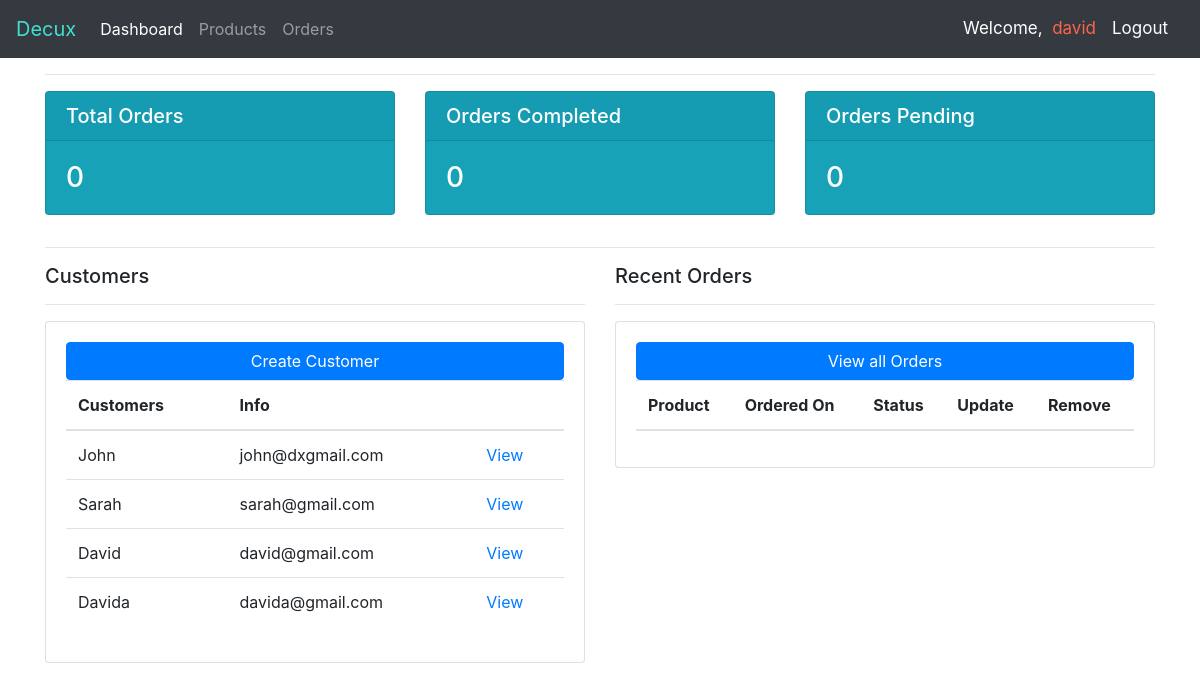
The app's page / (signed in), older data.
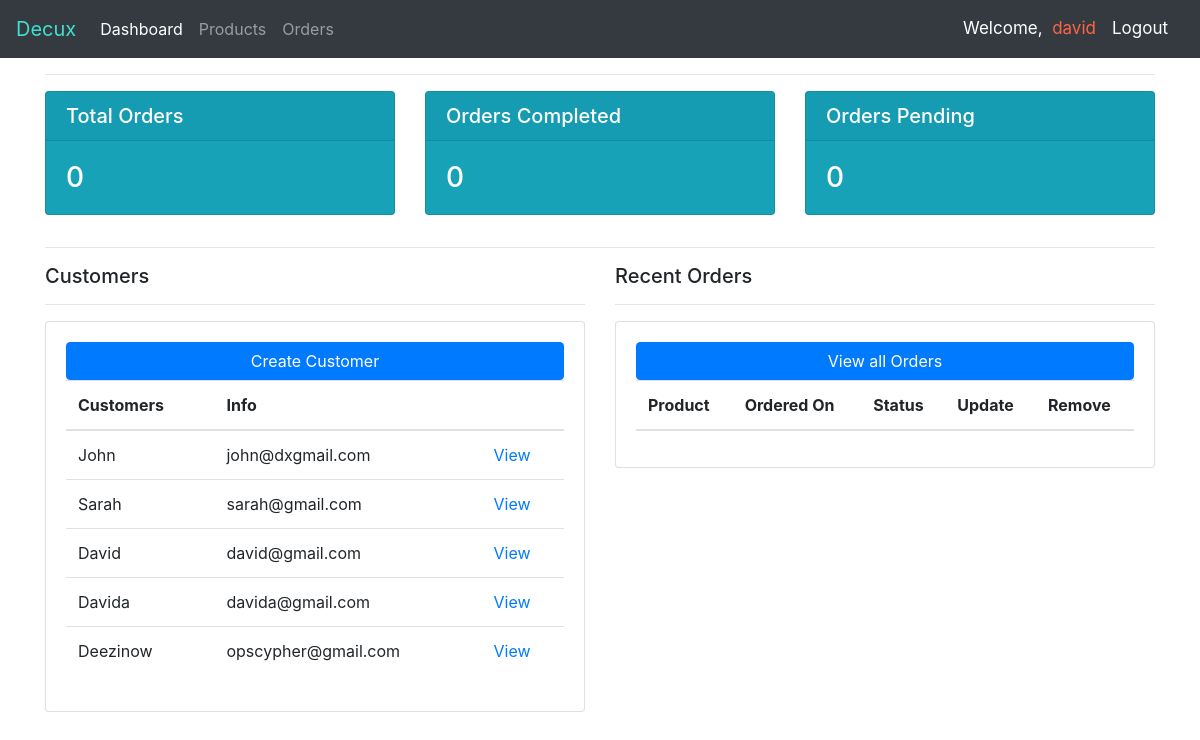
The same page, newer data.
### accounts/models.py (models this page shows, shortened)
class Customer(models.Model):
    user = models.OneToOneField(User, on_delete=models.CASCADE, null=True)
    name = models.CharField(max_length=200, blank=False)
    Phone = models.CharField(max_length=200)
    email = models.CharField(max_length=200)
    registered = models.DateTimeField(auto_now_add=True)
    slug = models.SlugField(allow_unicode=True,unique=True)
    profile_pic = models.ImageField(default="signup.png",null=True, blank=True)

### accounts/decorators.py (the view)
    def wrapper_function(request, *args, **kwargs):
        group = None
        if request.user.groups.exists():
            group = request.user.groups.all()[0].name
        if group == 'Customer':
            return redirect('accounts:user')
        if group == 'admin' or request.user.is_staff:
            return view_func(request, *args, **kwargs)

### cms/views.py (called while the page is built)
@login_required(login_url='login')
@admin_only
def home(request):
    orders = Order.objects.all()
    orders_c = Order.objects.all().order_by('-date_ordered')[:3]
    products = Product.objects.all()
    customers = Customer.objects.all()
    total_orders = orders.count()
    total_customers = customers.count()
    delivered = orders.filter(status='Delivered').count()
    pending = orders.filter(status='Pending').count()
    context = {
        'orders': orders_c,
        'products': products,
        'customers': customers,
        'total_o': total_orders,
        'total_c': total_customers,
        'pending': pending,
        'delivered': delivered,
    }
    return render(request,'accounts/dashboard.html', context)

### accounts/templates/accounts/dashboard.html (shortened to what this page needs)
{%extends 'cms/base.html' %}
{%block content%}
{% include 'accounts/status.html' %}
<hr>
<div class="row">
    <div class="col md-3">
        <h5>Customers</h5>
        <hr>
        <div class="card card-body">
            <a href="#" class="btn btn-primary">Create Customer</a>
            <table class="table">
                <thead>
                  <tr>
                    <th scope="col">Customers</th>
                    <th scope="col">Info</th>
                    <th scope="col"></th>
                  </tr>
                </thead>
                <tbody>
                  {%for customer in customers %}
                  <tr>
                    <td>
                      {{customer.name}}
                    </td>
                    <td>
                      {{customer.email}}
                    </td>
                    <td><a href="{% url 'accounts:customer' pk=customer.pk %}">View</a></td>
                  </tr>
                  {% endfor %}
                </tbody>
            </table>
        </div>
    </div>
 <div class="col md-9">
    <h5>Recent Orders</h5>
    <hr>
        <div class="card card-body">
          <a href="#" class="btn btn-primary">View all Orders</a>
          <table class="table">
            <thead>
              <tr>
                <th scope="col">Product</th>
                <th scope="col">Ordered On</th>
                <th scope="col">Status</th>
                <th scope="col">Update</th>
                <th scope="col">Remove</th>
              </tr>
            </thead>
          </table>
      </div>
</div>
</div>
{%endblock%}

### templates/cms/base.html (shortened to what this page needs)
<!doctype html>
<html lang="en">
  <head>
    <link rel="stylesheet" href="https://stackpath.bootstrapcdn.com/bootstrap/4.4.1/css/bootstrap.min.css">
  </head>
  <body>
    {% include 'cms/navbar.html' %}
    <div class="container">
      {% block content %}
      {% endblock  %}
    </div>
  </body>
</html>

### templates/cms/navbar.html (shortened to what this page needs)
<nav class="navbar navbar-expand-lg navbar-dark bg-dark">
    <a class="navbar-brand" href="{% url 'home' %}" style="color: turquoise;">Decux</a>
    <div class="collapse navbar-collapse" id="navbarNavAltMarkup">
      {%if request.user.is_staff %}
      <div class="navbar-nav justify-content-end">
        <a class="nav-item nav-link active" href="{% url 'home' %}">Dashboard</a>
        <a class="nav-item nav-link" href="{% url 'accounts:products' %}">Products</a>
        <a class="nav-item nav-link" href="#">Orders</a>
       </div>
       {%endif%}
    </div>
    {%if user.is_authenticated %}
    <span class="user">Welcome, &nbsp;<a style="text-decoration: none; color: tomato;"href="{% url 'accounts:edit' %}">{{ request.user}}</a></span>
    <a class="user nav-item nav-link" href="{%url 'logout' %}">Logout</a>
    {%endif%}
  </nav>

### accounts/templates/accounts/status.html
<hr>
<div class="row">
    <div class="col">
        <div class="card text-white bg-info mb-3">
            <h5 class="card-header">Total Orders</h5>
            <div class="card-body">
              <h3 class="card-text">{{total_o}}</h3>
            </div>
          </div>
    </div>
    <div class="col">
        <div class="card text-white bg-info mb-3">
            <h5 class="card-header">Orders Completed</h5>
            <div class="card-body">
              <h3 class="card-text">{{delivered}}</h3>
            </div>
          </div>
    </div>
    <div class="col">
        <div class="card text-white bg-info mb-3">
            <h5 class="card-header">Orders Pending</h5>
            <div class="card-body">
              <h3 class="card-text">{{pending}}</h3>
            </div>
          </div>
    </div>
</div>

### templates/cms/navbar.html (style rules this page uses)
.user { color: #ffffff; font-size: 17px; }

Row changes from the older to the newer data that the page shows:
added Customer: name "Deezinow", email "opscypher@gmail.com"
